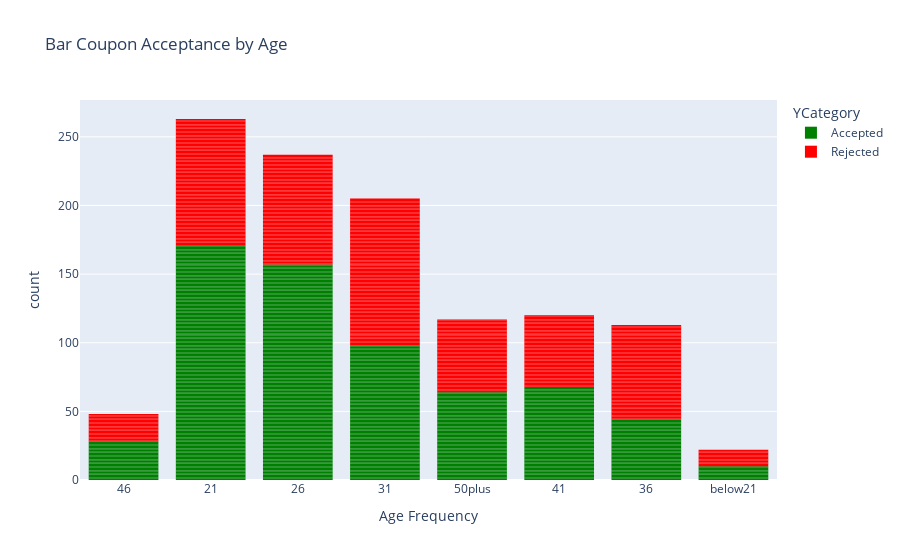

Notebook code for this chart:
### Code cell
fig_barage = px.bar(df.query('coupon == "Bar" and Bar != "never"'), x='age', color='YCategory', color_discrete_map=color_map, labels={'age': 'Age Frequency'}, title='Bar Coupon Acceptance by Age')
fig_barage.update_traces(dict(marker_line_width=0)) # need on large datasets
fig_barage.show()

### Figure 1 — Plotly figure (JSON) as saved in the notebook; plotly's stock layout.template omitted (floating-point values rounded to 4 significant figures; data arrays with more than 128 entries replaced by an {"elided": "..."} marker saying what was removed)
{"data": [{"alignmentgroup": "True", "hovertemplate": "YCategory=Accepted<br>Age Frequency=%{x}<br>count=%{y}<extra></extra>", "legendgroup": "Accepted", "marker": {"color": "green", "line": {"width": 0}, "pattern": {"shape": ""}}, "name": "Accepted", "offsetgroup": "Accepted", "orientation": "v", "showlegend": true, "textposition": "auto", "type": "bar", "x": {"elided": "639 str values"}, "xaxis": "x", "y": {"elided": "639 int values"}, "yaxis": "y"}, {"alignmentgroup": "True", "hovertemplate": "YCategory=Rejected<br>Age Frequency=%{x}<br>count=%{y}<extra></extra>", "legendgroup": "Rejected", "marker": {"color": "red", "line": {"width": 0}, "pattern": {"shape": ""}}, "name": "Rejected", "offsetgroup": "Rejected", "orientation": "v", "showlegend": true, "textposition": "auto", "type": "bar", "x": {"elided": "486 str values"}, "xaxis": "x", "y": {"elided": "486 int values"}, "yaxis": "y"}], "layout": {"barmode": "relative", "legend": {"title": {"text": "YCategory"}, "tracegroupgap": 0}, "title": {"text": "Bar Coupon Acceptance by Age"}, "xaxis": {"anchor": "y", "domain": [0, 1], "title": {"text": "Age Frequency"}}, "yaxis": {"anchor": "x", "domain": [0, 1], "title": {"text": "count"}}}}
